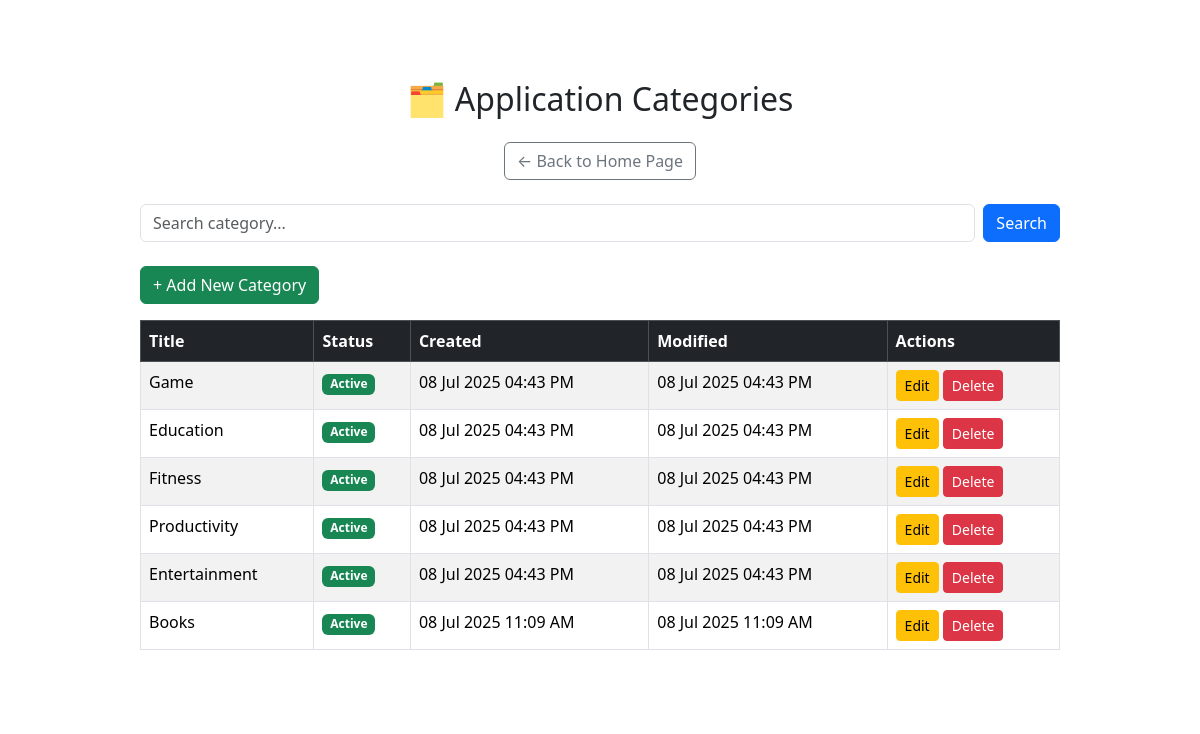
/categories.php, run on the app's committed database.
### tables this page shows
CREATE TABLE `categories` (
  `id` int(100) NOT NULL,
  `title` varchar(100) NOT NULL,
  `status` varchar(100) NOT NULL,
  `created` varchar(100) NOT NULL,
  `modified` varchar(100) NOT NULL
);

### categories.php (the view, shortened to what this page needs)
<?php
include('db.php');
$search = $_GET['search'] ?? '';
$sql = "SELECT * FROM categories WHERE title LIKE '%$search%'";
$result = $conn->query($sql);
?>
<!DOCTYPE html>
<html lang="en">
<head>
    <link href="https://cdn.jsdelivr.net/npm/bootstrap@5.3.3/dist/css/bootstrap.min.css" rel="stylesheet">
</head>
<body>
<div class="overlay">
    <h2 class="text-center mb-4">🗂️ Application Categories</h2>
    <div class="mb-4 text-center">
        <a href="index.php" class="btn btn-outline-secondary">← Back to Home Page</a>
    </div>
    <form class="mb-4 d-flex" method="GET">
        <input type="text" name="search" class="form-control me-2" placeholder="Search category..." value="<?= htmlspecialchars($search) ?>">
        <button class="btn btn-primary">Search</button>
    </form>
    <a href="create_category.php" class="btn btn-success mb-3">+ Add New Category</a>
    <table class="table table-bordered table-striped bg-white">
        <thead class="table-dark">
            <tr>
                <th>Title</th>
                <th>Status</th>
                <th>Created</th>
                <th>Modified</th>
                <th>Actions</th>
            </tr>
        </thead>
        <tbody>
        <?php while ($row = $result->fetch_assoc()): ?>
            <tr>
                <td><?= htmlspecialchars($row['title']) ?></td>
                <td>
                    <?php if ($row['status'] === 'active'): ?>
                        <span class="badge bg-success">Active</span>
                    <?php else: ?>
                        <span class="badge bg-danger">Inactive</span>
                    <?php endif; ?>
                </td>
                <td><?= date('d M Y h:i A', strtotime($row['created'])) ?></td>
                <td><?= date('d M Y h:i A', strtotime($row['modified'])) ?></td>
                <td>
                    <a href="edit_category.php?id=<?= $row['id'] ?>" class="btn btn-sm btn-warning">Edit</a>
                    <a href="delete_category.php?id=<?= $row['id'] ?>" class="btn btn-sm btn-danger" onclick="return confirm('Delete this category?')">Delete</a>
                </td>
            </tr>
        <?php endwhile; ?>
        </tbody>
    </table>
</div>
</body>
</html>

### categories.php (style rules this page uses)
body, html { height: 100%; margin: 0; padding: 0; overflow-x: hidden; }
.overlay { position: relative; z-index: 1; background-color: rgba(255, 255, 255, 0.85); margin: 40px auto; padding: 40px; border-radius: 16px; max-width: 1000px; }

### data on the page
categories: title "Game", status "Active", created "08 Jul 2025 04:43 PM", modified "08 Jul 2025 04:43 PM"
categories: title "Education", status "Active", created "08 Jul 2025 04:43 PM", modified "08 Jul 2025 04:43 PM"
categories: title "Fitness", status "Active", created "08 Jul 2025 04:43 PM", modified "08 Jul 2025 04:43 PM"
categories: title "Productivity", status "Active", created "08 Jul 2025 04:43 PM", modified "08 Jul 2025 04:43 PM"
categories: title "Entertainment", status "Active", created "08 Jul 2025 04:43 PM", modified "08 Jul 2025 04:43 PM"
categories: title "Books", status "Active", created "08 Jul 2025 11:09 AM", modified "08 Jul 2025 11:09 AM"
